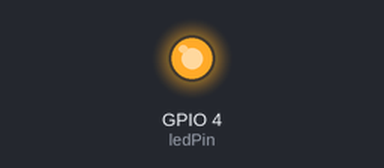
A program run on a simulated Raspberry Pi (BCM pin numbers). Parts: output pins drawn as LEDs (lit = HIGH). At 2.0 s the program stops and its outputs stay as they are.

Above: at 0.1 s.
At 1.1 s:
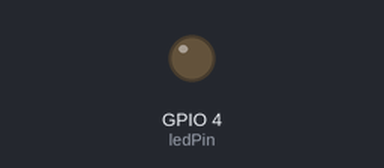
Timing chart, 0 to 2.6 s (numbered marks = the images above):
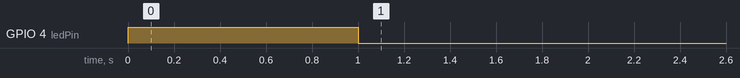

The program:

main.py
```python
import RPi.GPIO as GPIO
import time

ledPin = 4

GPIO.setmode(GPIO.BCM)
GPIO.setup(ledPin, GPIO.OUT)

# while 1:
GPIO.output(ledPin, True)
time.sleep(1)
GPIO.output(ledPin, False)
time.sleep(1)

GPIO.cleanup()
```
